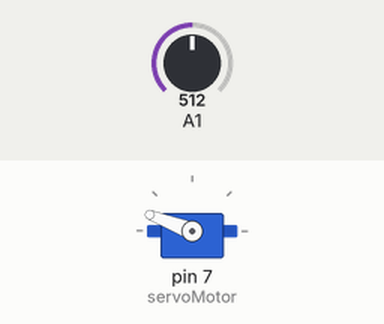
Bench run of a sketch on a simulated Arduino Uno, built with avr-gcc and run on an emulated ATmega328P. Parts: servo. The test bench sets the inputs (shaded band); at power-on: A1 = 512. Random numbers use the default seed unless the sketch sets one.

Above: at 1.3 s.
1.4 s: A1 set to 0
At 1.9 s:
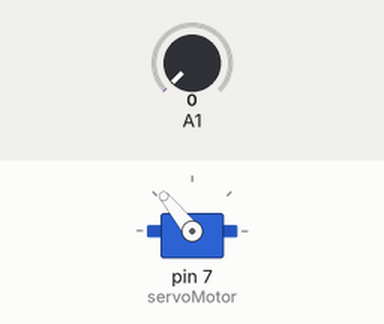
At 3.1 s:
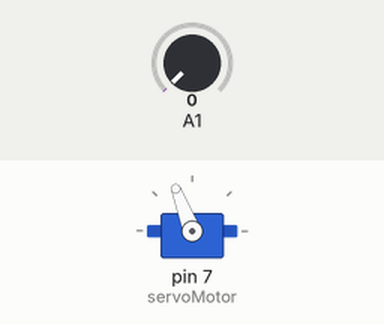
4.5 s: A1 set to 122
Timing chart, 0 to 7.5 s (numbered marks = the images above; inputs shaded):
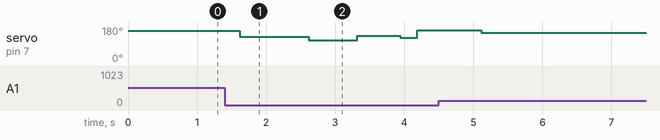

The sketch:

servo.ino
```cpp
#include <Servo.h>

Servo servoMotor;

void setup() {
  // put your setup code here, to run once:
  servoMotor.attach(7);
}

void loop() {
  // put your main code here, to run repeatedly:
  randomSeed(analogRead(A1));
  servoMotor.write(random(95,175));
  //servoMotor.write(180);
  delay(random(100,1000));
}
```

Measured:
- after the input at 1.4 s, servo on pin 7 (servoMotor): 159° → 129° after 0.22 s, → 111° 1.0 s later, → 135° 0.70 s later, → 122° 0.63 s later, … (5 changes in this stretch)
